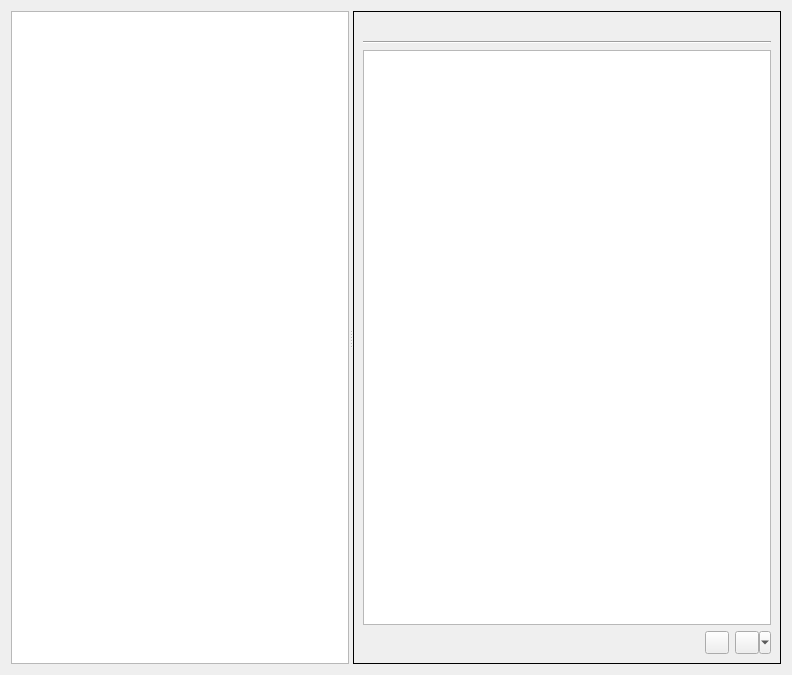
<?xml version="1.0" encoding="UTF-8"?>
<ui version="4.0">
 <class>DataPack::ServerEditor</class>
 <widget class="QWidget" name="DataPack::ServerEditor">
  <property name="geometry">
   <rect>
    <x>0</x>
    <y>0</y>
    <width>792</width>
    <height>675</height>
   </rect>
  </property>
  <property name="windowTitle">
   <string>Form</string>
  </property>
  <layout class="QGridLayout" name="gridLayout_2">
   <item row="1" column="0">
    <widget class="Utils::MiniSplitter" name="splitter_2">
     <property name="orientation">
      <enum>Qt::Horizontal</enum>
     </property>
     <widget class="QListView" name="packView">
      <property name="alternatingRowColors">
       <bool>true</bool>
      </property>
      <property name="iconSize">
       <size>
        <width>32</width>
        <height>32</height>
       </size>
      </property>
      <property name="textElideMode">
       <enum>Qt::ElideNone</enum>
      </property>
      <property name="verticalScrollMode">
       <enum>QAbstractItemView::ScrollPerPixel</enum>
      </property>
     </widget>
     <widget class="Utils::MiniSplitter" name="splitter">
      <property name="orientation">
       <enum>Qt::Vertical</enum>
      </property>
      <widget class="QStackedWidget" name="stackedWidget">
       <property name="frameShape">
        <enum>QFrame::Box</enum>
       </property>
       <property name="currentIndex">
        <number>1</number>
       </property>
       <widget class="QWidget" name="serverPage">
        <layout class="QGridLayout" name="gridLayout_5">
         <item row="0" column="0">
          <widget class="QLabel" name="serverName">
           <property name="text">
            <string/>
           </property>
          </widget>
         </item>
         <item row="2" column="0">
          <widget class="Line" name="line">
           <property name="orientation">
            <enum>Qt::Horizontal</enum>
           </property>
          </widget>
         </item>
         <item row="4" column="0">
          <widget class="QGroupBox" name="groupBox_2">
           <property name="title">
            <string>Description</string>
           </property>
           <layout class="QGridLayout" name="gridLayout">
            <item row="0" column="0">
             <widget class="QTextBrowser" name="serverDescription"/>
            </item>
           </layout>
          </widget>
         </item>
         <item row="5" column="0">
          <widget class="QGroupBox" name="groupBox_3">
           <property name="title">
            <string>State</string>
           </property>
           <layout class="QGridLayout" name="gridLayout_4">
            <item row="0" column="0" colspan="2">
             <widget class="QLabel" name="serverState">
              <property name="text">
               <string/>
              </property>
             </widget>
            </item>
            <item row="1" column="0">
             <widget class="QLabel" name="label_3">
              <property name="text">
               <string>Last check</string>
              </property>
             </widget>
            </item>
            <item row="1" column="1">
             <widget class="QLabel" name="lastCheck">
              <property name="text">
               <string/>
              </property>
             </widget>
            </item>
           </layout>
          </widget>
         </item>
         <item row="6" column="0">
          <spacer name="verticalSpacer">
           <property name="orientation">
            <enum>Qt::Vertical</enum>
           </property>
           <property name="sizeHint" stdset="0">
            <size>
             <width>20</width>
             <height>40</height>
            </size>
           </property>
          </spacer>
         </item>
         <item row="3" column="0">
          <widget class="QGroupBox" name="groupBox">
           <property name="title">
            <string>Summary</string>
           </property>
           <layout class="QGridLayout" name="gridLayout_3">
            <item row="2" column="0">
             <widget class="QLabel" name="label">
              <property name="text">
               <string>Version</string>
              </property>
             </widget>
            </item>
            <item row="2" column="1" colspan="3">
             <widget class="QLabel" name="serverVersion">
              <property name="text">
               <string/>
              </property>
             </widget>
            </item>
            <item row="1" column="0" colspan="4">
             <widget class="QLabel" name="shortServerDescription">
              <property name="font">
               <font>
                <weight>75</weight>
                <bold>true</bold>
               </font>
              </property>
              <property name="text">
               <string/>
              </property>
              <property name="scaledContents">
               <bool>true</bool>
              </property>
              <property name="wordWrap">
               <bool>true</bool>
              </property>
             </widget>
            </item>
            <item row="3" column="0">
             <widget class="QLabel" name="label_2">
              <property name="text">
               <string>Date</string>
              </property>
             </widget>
            </item>
            <item row="3" column="1" colspan="3">
             <widget class="QLabel" name="serverDate">
              <property name="text">
               <string/>
              </property>
             </widget>
            </item>
            <item row="4" column="0">
             <widget class="QLabel" name="label_7">
              <property name="text">
               <string>Vendor</string>
              </property>
             </widget>
            </item>
            <item row="4" column="1" colspan="3">
             <widget class="QLabel" name="serverVendor">
              <property name="text">
               <string/>
              </property>
             </widget>
            </item>
            <item row="5" column="0">
             <widget class="QLabel" name="label_4">
              <property name="text">
               <string>Uuid</string>
              </property>
             </widget>
            </item>
            <item row="5" column="1" colspan="3">
             <widget class="QLabel" name="serverUuid">
              <property name="text">
               <string/>
              </property>
             </widget>
            </item>
            <item row="6" column="0">
             <widget class="QLabel" name="label_5">
              <property name="text">
               <string>Native URL</string>
              </property>
             </widget>
            </item>
            <item row="6" column="1" colspan="3">
             <widget class="QLabel" name="serverNativeUrl">
              <property name="text">
               <string/>
              </property>
              <property name="wordWrap">
               <bool>true</bool>
              </property>
             </widget>
            </item>
           </layout>
          </widget>
         </item>
        </layout>
       </widget>
       <widget class="QWidget" name="packPage">
        <layout class="QGridLayout" name="gridLayout_10">
         <item row="0" column="0" colspan="3">
          <widget class="QLabel" name="packName">
           <property name="text">
            <string/>
           </property>
          </widget>
         </item>
         <item row="1" column="0" colspan="3">
          <widget class="Line" name="line_2">
           <property name="orientation">
            <enum>Qt::Horizontal</enum>
           </property>
          </widget>
         </item>
         <item row="3" column="0">
          <spacer name="horizontalSpacer">
           <property name="orientation">
            <enum>Qt::Horizontal</enum>
           </property>
           <property name="sizeHint" stdset="0">
            <size>
             <width>232</width>
             <height>23</height>
            </size>
           </property>
          </spacer>
         </item>
         <item row="3" column="1">
          <widget class="QToolButton" name="toolButton_2">
           <property name="text">
            <string/>
           </property>
          </widget>
         </item>
         <item row="3" column="2">
          <widget class="QToolButton" name="installToolButton">
           <property name="text">
            <string/>
           </property>
           <property name="popupMode">
            <enum>QToolButton::MenuButtonPopup</enum>
           </property>
           <property name="toolButtonStyle">
            <enum>Qt::ToolButtonTextBesideIcon</enum>
           </property>
           <property name="autoRaise">
            <bool>false</bool>
           </property>
           <property name="arrowType">
            <enum>Qt::NoArrow</enum>
           </property>
          </widget>
         </item>
         <item row="2" column="0" colspan="3">
          <widget class="QTextBrowser" name="packSummary"/>
         </item>
        </layout>
       </widget>
      </widget>
     </widget>
    </widget>
   </item>
   <item row="0" column="0">
    <layout class="QHBoxLayout" name="toolbarLayout"/>
   </item>
  </layout>
 </widget>
 <customwidgets>
  <customwidget>
   <class>Utils::MiniSplitter</class>
   <extends>QSplitter</extends>
   <header location="global">utils/widgets/minisplitter.h</header>
   <container>1</container>
  </customwidget>
 </customwidgets>
 <resources/>
 <connections/>
</ui>
